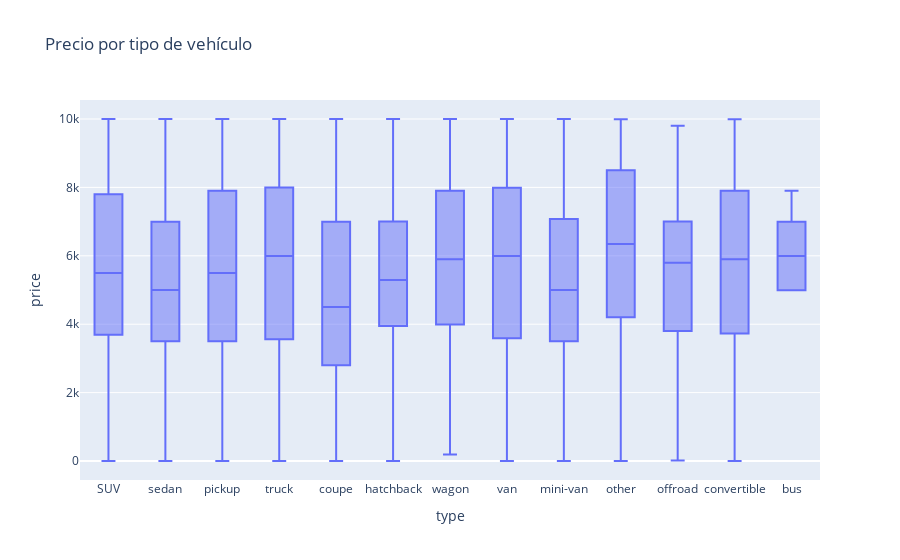

Source (notebook cell):
### Code cell
# Gráficos con Plotly Express
df = df[(df['price'] > 0) & (df['price'] < 10000)]
    # Histograma de precios
px.histogram(df, x='price', nbins=50, title='Distribución de precios')
    
    # Histograma de año del modelo
px.histogram(df, x='model_year', title='Año del modelo de los vehículos')

    # Grafico de disperción: precio vs kilometraje
px.scatter(df, x='odometer', y='price', title='Precio vs Kilometraje', trendline='ols')

    # Boxplot: precio por tipo de vehículo
px.box(df, x='type', y='price', title='Precio por tipo de vehículo')

### Figure 1 — Plotly figure (JSON) as saved in the notebook; plotly's stock layout.template omitted (floating-point values rounded to 4 significant figures; data arrays with more than 128 entries replaced by an {"elided": "..."} marker saying what was removed)
{"data": [{"alignmentgroup": "True", "hovertemplate": "type=%{x}<br>price=%{y}<extra></extra>", "legendgroup": "", "marker": {"color": "#636efa"}, "name": "", "notched": false, "offsetgroup": "", "orientation": "v", "showlegend": false, "type": "box", "x": {"elided": "28045 str values"}, "x0": " ", "xaxis": "x", "y": {"elided": "28045 int values"}, "y0": " ", "yaxis": "y"}], "layout": {"boxmode": "group", "legend": {"tracegroupgap": 0}, "title": {"text": "Precio por tipo de vehículo"}, "xaxis": {"anchor": "y", "domain": [0, 1], "title": {"text": "type"}}, "yaxis": {"anchor": "x", "domain": [0, 1], "title": {"text": "price"}}}}
